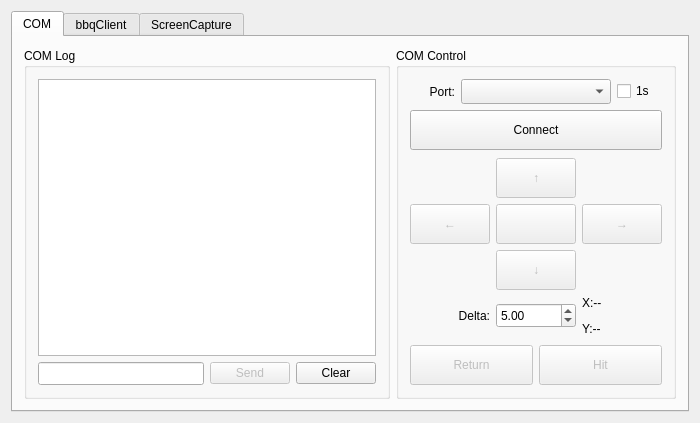
<?xml version="1.0" encoding="UTF-8"?>
<ui version="4.0">
 <class>qtCyberDip</class>
 <widget class="QMainWindow" name="qtCyberDip">
  <property name="windowModality">
   <enum>Qt::NonModal</enum>
  </property>
  <property name="geometry">
   <rect>
    <x>0</x>
    <y>0</y>
    <width>700</width>
    <height>423</height>
   </rect>
  </property>
  <property name="windowTitle">
   <string>qtCyberDip</string>
  </property>
  <widget class="QWidget" name="centralWidget">
   <layout class="QVBoxLayout" name="verticalLayout_4">
    <item>
     <widget class="QTabWidget" name="mainTabWidget">
      <property name="contextMenuPolicy">
       <enum>Qt::DefaultContextMenu</enum>
      </property>
      <property name="tabPosition">
       <enum>QTabWidget::North</enum>
      </property>
      <property name="tabShape">
       <enum>QTabWidget::Rounded</enum>
      </property>
      <property name="currentIndex">
       <number>0</number>
      </property>
      <property name="usesScrollButtons">
       <bool>true</bool>
      </property>
      <property name="movable">
       <bool>true</bool>
      </property>
      <property name="tabBarAutoHide">
       <bool>false</bool>
      </property>
      <widget class="QWidget" name="comTab">
       <attribute name="title">
        <string>COM</string>
       </attribute>
       <layout class="QHBoxLayout" name="horizontalLayout_4">
        <item>
         <widget class="QGroupBox" name="comLogBox">
          <property name="sizePolicy">
           <sizepolicy hsizetype="Expanding" vsizetype="Expanding">
            <horstretch>0</horstretch>
            <verstretch>0</verstretch>
           </sizepolicy>
          </property>
          <property name="title">
           <string>COM Log</string>
          </property>
          <layout class="QVBoxLayout" name="verticalLayout_2">
           <item>
            <widget class="QTextEdit" name="comMainLog">
             <property name="undoRedoEnabled">
              <bool>false</bool>
             </property>
             <property name="readOnly">
              <bool>true</bool>
             </property>
            </widget>
           </item>
           <item>
            <layout class="QGridLayout" name="comSendGridLayout">
             <item row="0" column="1">
              <widget class="QPushButton" name="comSendButton">
               <property name="enabled">
                <bool>false</bool>
               </property>
               <property name="text">
                <string>Send</string>
               </property>
              </widget>
             </item>
             <item row="0" column="0">
              <widget class="QLineEdit" name="comSendEdit">
               <property name="minimumSize">
                <size>
                 <width>0</width>
                 <height>23</height>
                </size>
               </property>
               <property name="maxLength">
                <number>256</number>
               </property>
              </widget>
             </item>
             <item row="0" column="2">
              <widget class="QPushButton" name="comClcButton">
               <property name="text">
                <string>Clear</string>
               </property>
              </widget>
             </item>
            </layout>
           </item>
          </layout>
         </widget>
        </item>
        <item>
         <widget class="QGroupBox" name="comContrlBox">
          <property name="minimumSize">
           <size>
            <width>0</width>
            <height>0</height>
           </size>
          </property>
          <property name="cursor">
           <cursorShape>ArrowCursor</cursorShape>
          </property>
          <property name="title">
           <string>COM Control</string>
          </property>
          <layout class="QVBoxLayout" name="verticalLayout_3">
           <item>
            <layout class="QGridLayout" name="comPortGridLayout">
             <item row="0" column="0">
              <widget class="QLabel" name="comPortLabel">
               <property name="text">
                <string>Port:</string>
               </property>
               <property name="alignment">
                <set>Qt::AlignRight|Qt::AlignTrailing|Qt::AlignVCenter</set>
               </property>
              </widget>
             </item>
             <item row="0" column="1">
              <widget class="QComboBox" name="comSelList">
               <property name="sizePolicy">
                <sizepolicy hsizetype="Minimum" vsizetype="Fixed">
                 <horstretch>0</horstretch>
                 <verstretch>0</verstretch>
                </sizepolicy>
               </property>
               <property name="minimumSize">
                <size>
                 <width>150</width>
                 <height>25</height>
                </size>
               </property>
              </widget>
             </item>
             <item row="0" column="2">
              <widget class="QCheckBox" name="comCheckS">
               <property name="text">
                <string>1s</string>
               </property>
              </widget>
             </item>
            </layout>
           </item>
           <item>
            <widget class="QPushButton" name="comConnectButton">
             <property name="minimumSize">
              <size>
               <width>0</width>
               <height>40</height>
              </size>
             </property>
             <property name="text">
              <string>Connect</string>
             </property>
            </widget>
           </item>
           <item>
            <spacer name="verticalSpacer">
             <property name="orientation">
              <enum>Qt::Vertical</enum>
             </property>
             <property name="sizeHint" stdset="0">
              <size>
               <width>20</width>
               <height>40</height>
              </size>
             </property>
            </spacer>
           </item>
           <item>
            <layout class="QGridLayout" name="comDirectionGridLayout">
             <item row="3" column="3">
              <widget class="QPushButton" name="comRightButton">
               <property name="enabled">
                <bool>false</bool>
               </property>
               <property name="minimumSize">
                <size>
                 <width>0</width>
                 <height>40</height>
                </size>
               </property>
               <property name="text">
                <string>→</string>
               </property>
              </widget>
             </item>
             <item row="4" column="1">
              <widget class="QPushButton" name="comDownButton">
               <property name="enabled">
                <bool>false</bool>
               </property>
               <property name="minimumSize">
                <size>
                 <width>0</width>
                 <height>40</height>
                </size>
               </property>
               <property name="text">
                <string>↓</string>
               </property>
               <property name="checkable">
                <bool>false</bool>
               </property>
               <property name="autoDefault">
                <bool>false</bool>
               </property>
              </widget>
             </item>
             <item row="3" column="0">
              <widget class="QPushButton" name="comLeftButton">
               <property name="enabled">
                <bool>false</bool>
               </property>
               <property name="minimumSize">
                <size>
                 <width>0</width>
                 <height>40</height>
                </size>
               </property>
               <property name="text">
                <string>←</string>
               </property>
              </widget>
             </item>
             <item row="2" column="1">
              <widget class="QPushButton" name="comUpButton">
               <property name="enabled">
                <bool>false</bool>
               </property>
               <property name="minimumSize">
                <size>
                 <width>0</width>
                 <height>40</height>
                </size>
               </property>
               <property name="text">
                <string>↑</string>
               </property>
              </widget>
             </item>
             <item row="3" column="1">
              <widget class="QPushButton" name="comInitButton">
               <property name="enabled">
                <bool>false</bool>
               </property>
               <property name="minimumSize">
                <size>
                 <width>0</width>
                 <height>40</height>
                </size>
               </property>
               <property name="text">
                <string/>
               </property>
              </widget>
             </item>
             <item row="5" column="0">
              <widget class="QLabel" name="comDeltaLabel">
               <property name="text">
                <string>Delta:</string>
               </property>
               <property name="alignment">
                <set>Qt::AlignRight|Qt::AlignTrailing|Qt::AlignVCenter</set>
               </property>
              </widget>
             </item>
             <item row="5" column="1">
              <widget class="QDoubleSpinBox" name="comSpinBox">
               <property name="minimumSize">
                <size>
                 <width>0</width>
                 <height>25</height>
                </size>
               </property>
               <property name="value">
                <double>5.000000000000000</double>
               </property>
              </widget>
             </item>
             <item row="5" column="3">
              <widget class="QLabel" name="comPosLabel">
               <property name="text">
                <string>&lt;html&gt;&lt;head/&gt;&lt;body&gt;&lt;p&gt;X:--&lt;/p&gt;&lt;p&gt;Y:--&lt;/p&gt;&lt;/body&gt;&lt;/html&gt;</string>
               </property>
               <property name="wordWrap">
                <bool>false</bool>
               </property>
              </widget>
             </item>
            </layout>
           </item>
           <item>
            <spacer name="verticalSpacer_4">
             <property name="orientation">
              <enum>Qt::Vertical</enum>
             </property>
             <property name="sizeHint" stdset="0">
              <size>
               <width>20</width>
               <height>40</height>
              </size>
             </property>
            </spacer>
           </item>
           <item>
            <layout class="QGridLayout" name="comButtonGridLayout">
             <item row="0" column="0">
              <widget class="QPushButton" name="comReturnButton">
               <property name="enabled">
                <bool>false</bool>
               </property>
               <property name="minimumSize">
                <size>
                 <width>0</width>
                 <height>40</height>
                </size>
               </property>
               <property name="text">
                <string>Return</string>
               </property>
              </widget>
             </item>
             <item row="0" column="1">
              <widget class="QPushButton" name="comHitButton">
               <property name="enabled">
                <bool>false</bool>
               </property>
               <property name="minimumSize">
                <size>
                 <width>0</width>
                 <height>40</height>
                </size>
               </property>
               <property name="text">
                <string>Hit</string>
               </property>
              </widget>
             </item>
            </layout>
           </item>
          </layout>
         </widget>
        </item>
       </layout>
      </widget>
      <widget class="QWidget" name="bbqTab">
       <attribute name="title">
        <string>bbqClient</string>
       </attribute>
       <layout class="QHBoxLayout" name="horizontalLayout_2">
        <item>
         <widget class="QGroupBox" name="bbqListBox">
          <property name="minimumSize">
           <size>
            <width>261</width>
            <height>0</height>
           </size>
          </property>
          <property name="title">
           <string>List of detected devices (rooted)</string>
          </property>
          <layout class="QVBoxLayout" name="verticalLayout_5">
           <item>
            <widget class="QListWidget" name="bbqListDevices"/>
           </item>
           <item>
            <layout class="QGridLayout" name="gridLayout_4">
             <item row="0" column="0">
              <widget class="QLabel" name="bbqIPText">
               <property name="sizePolicy">
                <sizepolicy hsizetype="Fixed" vsizetype="Preferred">
                 <horstretch>0</horstretch>
                 <verstretch>0</verstretch>
                </sizepolicy>
               </property>
               <property name="minimumSize">
                <size>
                 <width>120</width>
                 <height>0</height>
                </size>
               </property>
               <property name="font">
                <font>
                 <family>Trebuchet MS</family>
                 <pointsize>9</pointsize>
                 <weight>50</weight>
                 <bold>false</bold>
                </font>
               </property>
               <property name="text">
                <string>Or manually enter IP:</string>
               </property>
               <property name="wordWrap">
                <bool>true</bool>
               </property>
              </widget>
             </item>
             <item row="0" column="1">
              <widget class="QLineEdit" name="bbqIP">
               <property name="sizePolicy">
                <sizepolicy hsizetype="Expanding" vsizetype="Fixed">
                 <horstretch>0</horstretch>
                 <verstretch>0</verstretch>
                </sizepolicy>
               </property>
               <property name="inputMask">
                <string>999.999.999.999</string>
               </property>
               <property name="alignment">
                <set>Qt::AlignCenter</set>
               </property>
               <property name="cursorMoveStyle">
                <enum>Qt::LogicalMoveStyle</enum>
               </property>
              </widget>
             </item>
            </layout>
           </item>
           <item>
            <widget class="QPushButton" name="bbqConnect">
             <property name="minimumSize">
              <size>
               <width>0</width>
               <height>50</height>
              </size>
             </property>
             <property name="font">
              <font>
               <family>Trebuchet MS</family>
               <pointsize>10</pointsize>
               <weight>75</weight>
               <bold>true</bold>
              </font>
             </property>
             <property name="styleSheet">
              <string notr="true"/>
             </property>
             <property name="text">
              <string>CONNECT</string>
             </property>
             <property name="autoExclusive">
              <bool>false</bool>
             </property>
             <property name="default">
              <bool>true</bool>
             </property>
            </widget>
           </item>
          </layout>
         </widget>
        </item>
        <item>
         <widget class="QGroupBox" name="bbqUSBBox">
          <property name="title">
           <string>Connect via USB (not root)</string>
          </property>
          <layout class="QVBoxLayout" name="verticalLayout_6">
           <item>
            <layout class="QGridLayout" name="bbqBitGridLayout">
             <item row="0" column="0">
              <widget class="QSpinBox" name="bbqSpinBitrate">
               <property name="sizePolicy">
                <sizepolicy hsizetype="Preferred" vsizetype="Fixed">
                 <horstretch>0</horstretch>
                 <verstretch>0</verstretch>
                </sizepolicy>
               </property>
               <property name="minimumSize">
                <size>
                 <width>0</width>
                 <height>25</height>
                </size>
               </property>
               <property name="suffix">
                <string>kbps</string>
               </property>
               <property name="prefix">
                <string>Bitrate: </string>
               </property>
               <property name="minimum">
                <number>500</number>
               </property>
               <property name="maximum">
                <number>10000</number>
               </property>
               <property name="value">
                <number>4500</number>
               </property>
              </widget>
             </item>
             <item row="0" column="1">
              <widget class="QComboBox" name="bbqCbQuality">
               <property name="minimumSize">
                <size>
                 <width>0</width>
                 <height>25</height>
                </size>
               </property>
               <property name="currentText">
                <string>720p</string>
               </property>
               <property name="currentIndex">
                <number>1</number>
               </property>
               <item>
                <property name="text">
                 <string>1080p</string>
                </property>
               </item>
               <item>
                <property name="text">
                 <string>720p</string>
                </property>
               </item>
               <item>
                <property name="text">
                 <string>540p</string>
                </property>
               </item>
               <item>
                <property name="text">
                 <string>360p</string>
                </property>
               </item>
              </widget>
             </item>
            </layout>
           </item>
           <item>
            <widget class="QPushButton" name="bbqBootstrapUSB">
             <property name="minimumSize">
              <size>
               <width>120</width>
               <height>50</height>
              </size>
             </property>
             <property name="text">
              <string>Start USB service</string>
             </property>
            </widget>
           </item>
           <item>
            <widget class="QPushButton" name="bbqConnectUSB">
             <property name="enabled">
              <bool>false</bool>
             </property>
             <property name="minimumSize">
              <size>
               <width>120</width>
               <height>50</height>
              </size>
             </property>
             <property name="text">
              <string>Connect via USB</string>
             </property>
            </widget>
           </item>
           <item>
            <spacer name="verticalSpacer_2">
             <property name="orientation">
              <enum>Qt::Vertical</enum>
             </property>
             <property name="sizeHint" stdset="0">
              <size>
               <width>20</width>
               <height>40</height>
              </size>
             </property>
            </spacer>
           </item>
           <item>
            <widget class="QPushButton" name="bbqDebugLog">
             <property name="sizePolicy">
              <sizepolicy hsizetype="Preferred" vsizetype="Fixed">
               <horstretch>0</horstretch>
               <verstretch>0</verstretch>
              </sizepolicy>
             </property>
             <property name="minimumSize">
              <size>
               <width>0</width>
               <height>25</height>
              </size>
             </property>
             <property name="text">
              <string>Show debug log (for support)</string>
             </property>
            </widget>
           </item>
           <item>
            <widget class="QCheckBox" name="bbqCbHighQuality">
             <property name="text">
              <string>HD processing (slower)</string>
             </property>
             <property name="checked">
              <bool>false</bool>
             </property>
            </widget>
           </item>
           <item>
            <widget class="QCheckBox" name="bbqShowFps">
             <property name="text">
              <string>Show FPS</string>
             </property>
             <property name="checked">
              <bool>true</bool>
             </property>
            </widget>
           </item>
          </layout>
         </widget>
        </item>
       </layout>
      </widget>
      <widget class="QWidget" name="capTab">
       <attribute name="title">
        <string>ScreenCapture</string>
       </attribute>
       <layout class="QHBoxLayout" name="horizontalLayout_3">
        <item>
         <widget class="QGroupBox" name="capListWinBox">
          <property name="title">
           <string>List of Windows</string>
          </property>
          <layout class="QHBoxLayout" name="horizontalLayout">
           <item>
            <widget class="QListWidget" name="capList">
             <property name="sizePolicy">
              <sizepolicy hsizetype="Expanding" vsizetype="Preferred">
               <horstretch>0</horstretch>
               <verstretch>0</verstretch>
              </sizepolicy>
             </property>
            </widget>
           </item>
          </layout>
         </widget>
        </item>
        <item>
         <widget class="QGroupBox" name="capControlBox">
          <property name="title">
           <string>Capture Control</string>
          </property>
          <layout class="QVBoxLayout" name="verticalLayout">
           <item>
            <widget class="QPushButton" name="capScanButton">
             <property name="minimumSize">
              <size>
               <width>0</width>
               <height>50</height>
              </size>
             </property>
             <property name="text">
              <string>Scan</string>
             </property>
            </widget>
           </item>
           <item>
            <widget class="QPushButton" name="capStartButton">
             <property name="minimumSize">
              <size>
               <width>0</width>
               <height>50</height>
              </size>
             </property>
             <property name="text">
              <string>Capture</string>
             </property>
            </widget>
           </item>
           <item>
            <spacer name="verticalSpacer_3">
             <property name="orientation">
              <enum>Qt::Vertical</enum>
             </property>
             <property name="sizeHint" stdset="0">
              <size>
               <width>20</width>
               <height>40</height>
              </size>
             </property>
            </spacer>
           </item>
           <item>
            <widget class="QPushButton" name="capClcButton">
             <property name="minimumSize">
              <size>
               <width>0</width>
               <height>50</height>
              </size>
             </property>
             <property name="text">
              <string>Clear</string>
             </property>
            </widget>
           </item>
          </layout>
         </widget>
        </item>
       </layout>
      </widget>
     </widget>
    </item>
   </layout>
  </widget>
 </widget>
 <layoutdefault spacing="6" margin="11"/>
 <resources>
  <include location="qtcyberdip.qrc"/>
 </resources>
 <connections/>
</ui>
